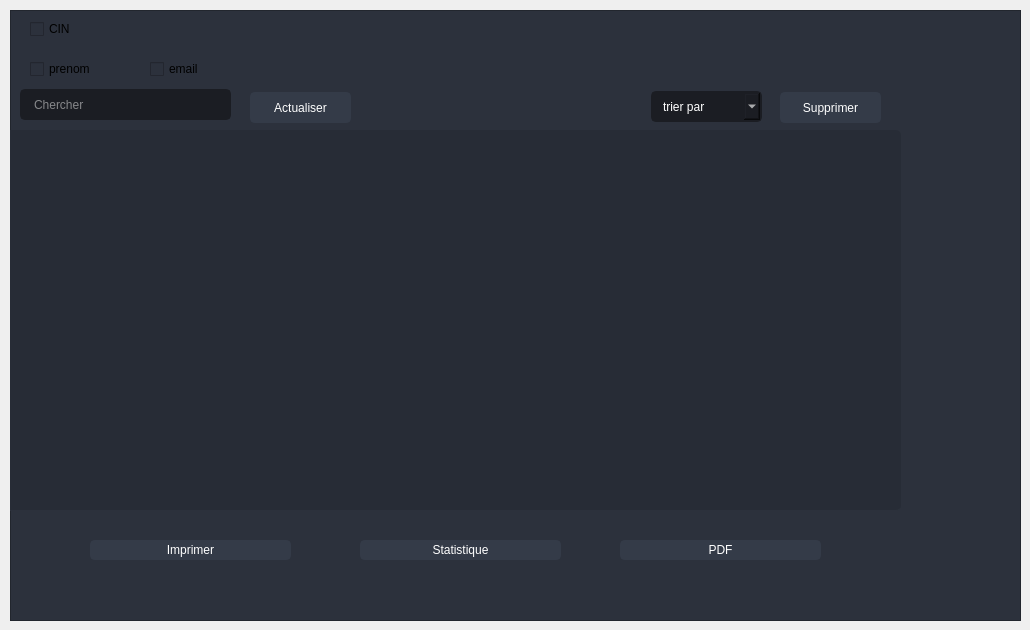
                    <widget class="QWidget" name="tab">
                     <attribute name="title">
                      <string>Afficher les agents</string>
                     </attribute>
                     <widget class="QFrame" name="frame_4">
                      <property name="geometry">
                       <rect>
                        <x>10</x>
                        <y>10</y>
                        <width>1011</width>
                        <height>611</height>
                       </rect>
                      </property>
                      <property name="styleSheet">
                       <string notr="true">background-color: rgb(44, 49, 60);</string>
                      </property>
                      <property name="frameShape">
                       <enum>QFrame::StyledPanel</enum>
                      </property>
                      <property name="frameShadow">
                       <enum>QFrame::Raised</enum>
                      </property>
                      <widget class="QLineEdit" name="chercher_agents">
                       <property name="geometry">
                        <rect>
                         <x>10</x>
                         <y>79</y>
                         <width>211</width>
                         <height>31</height>
                        </rect>
                       </property>
                       <property name="styleSheet">
                        <string notr="true">
QLineEdit {
	color: rgb(44, 49, 60);
	background-color: rgb(27, 29, 35);
	border-radius: 5px;
	border: 2px solid rgb(27, 29, 35);
	padding-left: 10px;
   color:rgb(242, 242, 242)
}
QLineEdit:hover {
	border: 2px solid rgb(64, 71, 88);
background-image: url(:/16x16/icons/16x16/cil-magnifying-glass.png);
	background-position: right center;
    background-repeat: no-repeat;
}
QLineEdit:focus {
	border: 2px solid rgb(91, 101, 124);
background-image: url(:/16x16/icons/16x16/cil-magnifying-glass.png);
	background-position: right center;
    background-repeat: no-repeat;
}

QLabel
{color: rgb(255, 255, 255);
}</string>
                       </property>
                       <property name="placeholderText">
                        <string>Chercher</string>
                       </property>
                      </widget>
                      <widget class="QPushButton" name="pushButton_10">
                       <property name="geometry">
                        <rect>
                         <x>80</x>
                         <y>530</y>
                         <width>201</width>
                         <height>20</height>
                        </rect>
                       </property>
                       <property name="styleSheet">
                        <string notr="true">QPushButton {
	color: rgb(255, 255, 255);
	border: 2px solid rgb(52, 59, 72);
	font: 9pt &quot;Segoe UI&quot;;
	border-radius: 5px;	
	background-color: rgb(52, 59, 72);
}
QPushButton:hover {
	background-color: rgb(57, 65, 80);
	border: 2px solid rgb(61, 70, 86);
background-image: url(:/16x16/icons/16x16/cil-print.png);
	background-position: Right center;
    background-repeat: no-repeat;
}
QPushButton:pressed {	
	background-color: rgb(35, 40, 49);
	border: 2px solid rgb(43, 50, 61);
}</string>
                       </property>
                       <property name="text">
                        <string>Imprimer</string>
                       </property>
                      </widget>
                      <widget class="QPushButton" name="pushButton_13">
                       <property name="geometry">
                        <rect>
                         <x>770</x>
                         <y>82</y>
                         <width>101</width>
                         <height>31</height>
                        </rect>
                       </property>
                       <property name="styleSheet">
                        <string notr="true">QPushButton {
	color: rgb(255, 255, 255);
	border: 2px solid rgb(52, 59, 72);
	font: 9pt &quot;Segoe UI&quot;;
	border-radius: 5px;	
	background-color: rgb(52, 59, 72);
}
QPushButton:hover {
	background-color: rgb(57, 65, 80);
	border: 2px solid rgb(61, 70, 86);
	background-image: url(:/20x20/icons/20x20/cil-trash.png);
	background-position: right center;
    background-repeat: no-repeat;
}
QPushButton:pressed {	
	background-color: rgb(35, 40, 49);
	border: 2px solid rgb(43, 50, 61);
}</string>
                       </property>
                       <property name="text">
                        <string>Supprimer</string>
                       </property>
                      </widget>
                      <widget class="QPushButton" name="pushButton_15">
                       <property name="geometry">
                        <rect>
                         <x>240</x>
                         <y>82</y>
                         <width>101</width>
                         <height>31</height>
                        </rect>
                       </property>
                       <property name="styleSheet">
                        <string notr="true">QPushButton {
	color: rgb(255, 255, 255);
	border: 2px solid rgb(52, 59, 72);
	font: 9pt &quot;Segoe UI&quot;;
	border-radius: 5px;	
	background-color: rgb(52, 59, 72);
}
QPushButton:hover {
	background-color: rgb(57, 65, 80);
	border: 2px solid rgb(61, 70, 86);
	
	background-image: url(:/16x16/icons/16x16/cil-loop-circular.png);
	background-position: right center;
    background-repeat: no-repeat;
}
QPushButton:pressed {	
	background-color: rgb(35, 40, 49);
	border: 2px solid rgb(43, 50, 61);
}</string>
                       </property>
                       <property name="text">
                        <string>Actualiser</string>
                       </property>
                      </widget>
                      <widget class="QTableView" name="tab_agents">
                       <property name="geometry">
                        <rect>
                         <x>-10</x>
                         <y>120</y>
                         <width>901</width>
                         <height>381</height>
                        </rect>
                       </property>
                       <property name="styleSheet">
                        <string notr="true">QTableView {	
	background-color: rgb(39, 44, 54);
	padding: 10px;
	border-radius: 5px;
	gridline-color: rgb(44, 49, 60);
	border-bottom: 1px solid rgb(44, 49, 60);
}
QHeaderView::section {
	color: rgb(255, 255, 255);
	border: 2px solid rgb(52, 59, 72);
	font: 9pt &quot;Segoe UI&quot;;
	border-radius: 5px;	
	background-color: rgb(52, 59, 72);}

QScrollBar:horizontal {
    border: none;
    background: rgb(52, 59, 72);
    height: 14px;
    margin: 0px 21px 0 21px;
	border-radius: 0px;
}
 QScrollBar:vertical {
	border: none;
    background: rgb(52, 59, 72);
    width: 14px;
    margin: 21px 0 21px 0;
	border-radius: 0px;
 }
</string>
                       </property>
                      </widget>
                      <widget class="QPushButton" name="pushButton_14">
                       <property name="geometry">
                        <rect>
                         <x>610</x>
                         <y>530</y>
                         <width>201</width>
                         <height>20</height>
                        </rect>
                       </property>
                       <property name="styleSheet">
                        <string notr="true">QPushButton {
	color: rgb(255, 255, 255);
	border: 2px solid rgb(52, 59, 72);
	font: 9pt &quot;Segoe UI&quot;;
	border-radius: 5px;	
	background-color: rgb(52, 59, 72);
}
QPushButton:hover {
	background-color: rgb(57, 65, 80);
	border: 2px solid rgb(61, 70, 86);
background-image: url(:/16x16/icons/16x16/cil-print.png);
	background-position: Right center;
    background-repeat: no-repeat;
}
QPushButton:pressed {	
	background-color: rgb(35, 40, 49);
	border: 2px solid rgb(43, 50, 61);
}</string>
                       </property>
                       <property name="text">
                        <string>PDF</string>
                       </property>
                      </widget>
                      <widget class="QCheckBox" name="check_CIN">
                       <property name="geometry">
                        <rect>
                         <x>20</x>
                         <y>10</y>
                         <width>70</width>
                         <height>18</height>
                        </rect>
                       </property>
                       <property name="text">
                        <string>CIN</string>
                       </property>
                      </widget>
                      <widget class="QCheckBox" name="check_prenom">
                       <property name="geometry">
                        <rect>
                         <x>20</x>
                         <y>50</y>
                         <width>70</width>
                         <height>18</height>
                        </rect>
                       </property>
                       <property name="text">
                        <string>prenom</string>
                       </property>
                      </widget>
                      <widget class="QCheckBox" name="check_email">
                       <property name="geometry">
                        <rect>
                         <x>140</x>
                         <y>50</y>
                         <width>70</width>
                         <height>18</height>
                        </rect>
                       </property>
                       <property name="text">
                        <string>email</string>
                       </property>
                      </widget>
                      <widget class="QComboBox" name="comboBox_3">
                       <property name="geometry">
                        <rect>
                         <x>641</x>
                         <y>81</y>
                         <width>111</width>
                         <height>31</height>
                        </rect>
                       </property>
                       <property name="styleSheet">
                        <string notr="true">QComboBox{
	background-color: rgb(27, 29, 35);
	border-radius: 5px;
	border: 2px solid rgb(27, 29, 35);
	padding: 5px;
	padding-left: 10px;
	color: rgb(255, 255, 255);
	font: 10pt &quot;Segoe UI&quot;;
}
QComboBox:hover{
	border: 2px solid rgb(64, 71, 88);
}
QComboBox QAbstractItemView {
	color: rgb(85, 170, 255);	
	background-color: rgb(27, 29, 35);
	padding: 10px;
	selection-background-color: rgb(39, 44, 54);
}</string>
                       </property>
                       <item>
                        <property name="text">
                         <string>trier par</string>
                        </property>
                       </item>
                       <item>
                        <property name="text">
                         <string>CIN</string>
                        </property>
                       </item>
                       <item>
                        <property name="text">
                         <string>nom</string>
                        </property>
                       </item>
                       <item>
                        <property name="text">
                         <string>prenom</string>
                        </property>
                       </item>
                       <item>
                        <property name="text">
                         <string>tel</string>
                        </property>
                       </item>
                      </widget>
                      <widget class="QPushButton" name="pushButton_20">
                       <property name="geometry">
                        <rect>
                         <x>350</x>
                         <y>530</y>
                         <width>201</width>
                         <height>20</height>
                        </rect>
                       </property>
                       <property name="styleSheet">
                        <string notr="true">QPushButton {
	color: rgb(255, 255, 255);
	border: 2px solid rgb(52, 59, 72);
	font: 9pt &quot;Segoe UI&quot;;
	border-radius: 5px;	
	background-color: rgb(52, 59, 72);
}
QPushButton:hover {
	background-color: rgb(57, 65, 80);
	border: 2px solid rgb(61, 70, 86);
background-image: url(:/16x16/icons/16x16/cil-chart.png);
	background-position: right center;
    background-repeat: no-repeat;
}
QPushButton:pressed {	
	background-color: rgb(35, 40, 49);
	border: 2px solid rgb(43, 50, 61);
}</string>
                       </property>
                       <property name="text">
                        <string>Statistique</string>
                       </property>
                      </widget>
                     </widget>
                    </widget>
